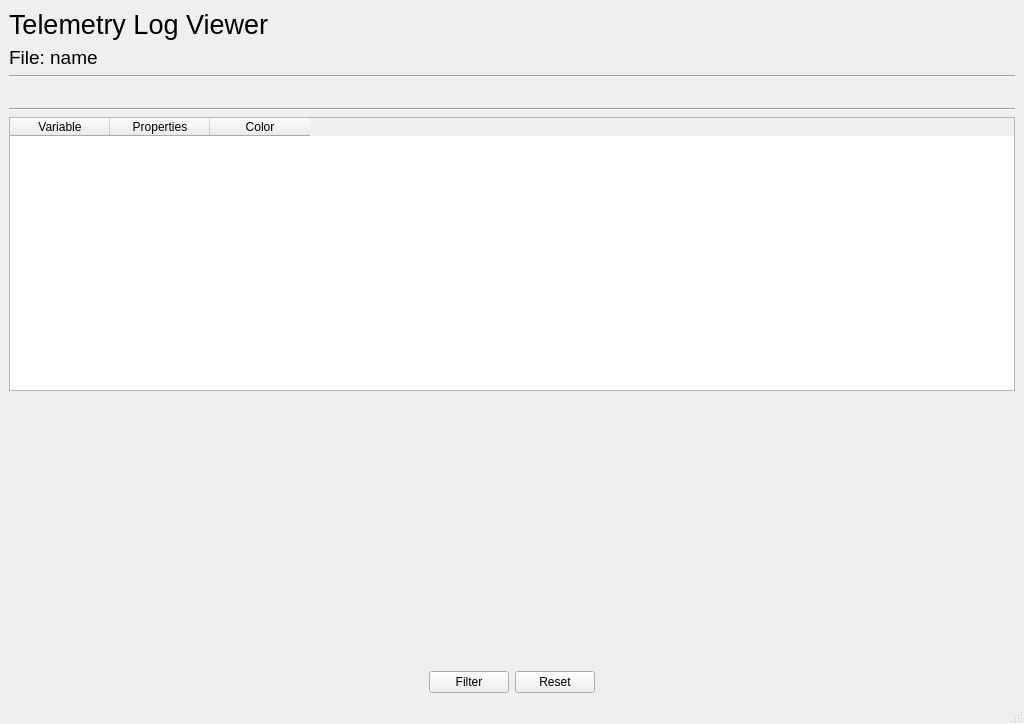
<?xml version="1.0" encoding="UTF-8"?>
<ui version="4.0">
 <class>MainWindow</class>
 <widget class="QMainWindow" name="MainWindow">
  <property name="geometry">
   <rect>
    <x>0</x>
    <y>0</y>
    <width>1024</width>
    <height>724</height>
   </rect>
  </property>
  <property name="sizePolicy">
   <sizepolicy hsizetype="Minimum" vsizetype="Minimum">
    <horstretch>0</horstretch>
    <verstretch>0</verstretch>
   </sizepolicy>
  </property>
  <property name="maximumSize">
   <size>
    <width>16777215</width>
    <height>16777215</height>
   </size>
  </property>
  <property name="windowTitle">
   <string>MainWindow</string>
  </property>
  <widget class="QWidget" name="centralwidget">
   <property name="sizePolicy">
    <sizepolicy hsizetype="Minimum" vsizetype="Preferred">
     <horstretch>0</horstretch>
     <verstretch>0</verstretch>
    </sizepolicy>
   </property>
   <layout class="QGridLayout" name="gridLayout">
    <item row="0" column="0">
     <layout class="QVBoxLayout" name="verticalLayout">
      <item>
       <widget class="QLabel" name="labelTitle">
        <property name="sizePolicy">
         <sizepolicy hsizetype="Preferred" vsizetype="Preferred">
          <horstretch>0</horstretch>
          <verstretch>0</verstretch>
         </sizepolicy>
        </property>
        <property name="font">
         <font>
          <pointsize>20</pointsize>
         </font>
        </property>
        <property name="text">
         <string>Telemetry Log Viewer</string>
        </property>
       </widget>
      </item>
      <item>
       <widget class="QLabel" name="fileProperties">
        <property name="sizePolicy">
         <sizepolicy hsizetype="Expanding" vsizetype="Preferred">
          <horstretch>0</horstretch>
          <verstretch>0</verstretch>
         </sizepolicy>
        </property>
        <property name="font">
         <font>
          <pointsize>14</pointsize>
         </font>
        </property>
        <property name="text">
         <string>File: name</string>
        </property>
       </widget>
      </item>
      <item>
       <widget class="Line" name="lineSeparator">
        <property name="orientation">
         <enum>Qt::Horizontal</enum>
        </property>
       </widget>
      </item>
      <item>
       <widget class="QFrame" name="frame">
        <layout class="QVBoxLayout" name="verticalLayoutPlot"/>
       </widget>
      </item>
      <item>
       <layout class="QVBoxLayout" name="plotLayout"/>
      </item>
      <item>
       <widget class="Line" name="lineSeparator_2">
        <property name="orientation">
         <enum>Qt::Horizontal</enum>
        </property>
       </widget>
      </item>
      <item>
       <widget class="QTableWidget" name="varTable">
        <column>
         <property name="text">
          <string>Variable</string>
         </property>
        </column>
        <column>
         <property name="text">
          <string>Properties</string>
         </property>
        </column>
        <column>
         <property name="text">
          <string>Color</string>
         </property>
        </column>
       </widget>
      </item>
      <item>
       <spacer name="verticalSpacer">
        <property name="orientation">
         <enum>Qt::Vertical</enum>
        </property>
        <property name="sizeHint" stdset="0">
         <size>
          <width>20</width>
          <height>28</height>
         </size>
        </property>
       </spacer>
      </item>
      <item>
       <layout class="QHBoxLayout" name="horizontalLayoutButtons">
        <item>
         <spacer name="horizontalSpacer_12">
          <property name="orientation">
           <enum>Qt::Horizontal</enum>
          </property>
          <property name="sizeHint" stdset="0">
           <size>
            <width>40</width>
            <height>20</height>
           </size>
          </property>
         </spacer>
        </item>
        <item>
         <widget class="QPushButton" name="buttonAudit">
          <property name="toolTip">
           <string>&lt;html&gt;&lt;head/&gt;&lt;body&gt;&lt;p&gt;Review and Audit the calculation of ratings for awards&lt;/p&gt;&lt;/body&gt;&lt;/html&gt;</string>
          </property>
          <property name="text">
           <string>Filter</string>
          </property>
         </widget>
        </item>
        <item>
         <widget class="QPushButton" name="buttonCancel">
          <property name="toolTip">
           <string>&lt;html&gt;&lt;head/&gt;&lt;body&gt;&lt;p&gt;Return to previous screen&lt;/p&gt;&lt;/body&gt;&lt;/html&gt;</string>
          </property>
          <property name="text">
           <string>Reset</string>
          </property>
         </widget>
        </item>
        <item>
         <spacer name="horizontalSpacer_10">
          <property name="orientation">
           <enum>Qt::Horizontal</enum>
          </property>
          <property name="sizeHint" stdset="0">
           <size>
            <width>40</width>
            <height>20</height>
           </size>
          </property>
         </spacer>
        </item>
       </layout>
      </item>
     </layout>
    </item>
   </layout>
  </widget>
  <widget class="QMenuBar" name="menubar">
   <property name="geometry">
    <rect>
     <x>0</x>
     <y>0</y>
     <width>1024</width>
     <height>21</height>
    </rect>
   </property>
  </widget>
  <widget class="QStatusBar" name="statusbar"/>
 </widget>
 <resources/>
 <connections/>
</ui>
